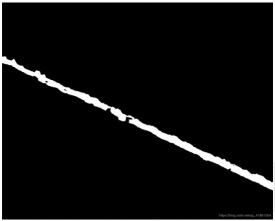
%> input picture homework3/test.jpg, 275 x 221 px
$ octave ran_img.m   (GNU Octave 9; MATLAB toolbox functions it lacks are replaced by stand-ins)
%> lines starting %> are read from the running program, lines starting %| are printed output that depends on the picture; in (x1, y1, x2, y2) boxes, pixels count from 0 and x2, y2 are one past the last pixel; in counts of white or black regions, pixels touching at a corner belong together; the program's own positions count from 1
img=imread('test.jpg');
%> img is the input picture: size 221x275x3 uint8; min 0, max 255, mean 16.2
%  拉普拉斯算子
filter=[0,1,0;1,-4,1;0,1,0];
% 算子大小
fsize=3;
flength = 1;
% 图像灰度转换
bwImg = double (rgb2gray(img));
[imgH,imgW]=size(bwImg);
%> imgH = 221; imgW = 275
p=1;
imshow(bwImg);
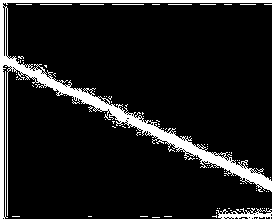
%> displayed picture: size 221x275, on the screen's scale of 0 to 255; 12.3% white; 85 white regions (80 under 20 px), largest, box (x1, y1, x2, y2) and area: (0, 0, 275, 221) 7067, (40, 4, 72, 5) 32, (112, 4, 144, 5) 32, (80, 4, 104, 5) 24, (168, 4, 192, 5) 24
% 处理图像，结果保存在gNewImg
for i=1+flength:imgH-flength
    for j=1+flength:imgW-flength
            temp = bwImg(i-flength:i+flength,j-flength:j+flength);
            newImg(i,j)=sum(sum(temp.*filter));
%             记录边缘点坐标
            if newImg(i,j) ~= 0
                x(p)=i;
                y(p)=j;
                p=p+1;
            end
    end
end
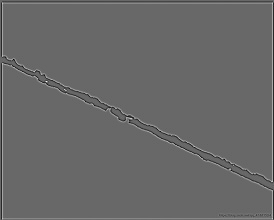
%> newImg: size 220x274 double; min -393, max 568, mean 0.6; drawn with min black and max white
%> after the loop, p = 10070
imshow(newImg);
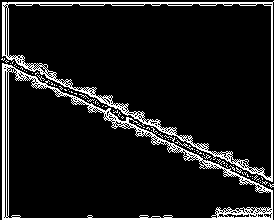
%> displayed picture: size 220x274, on the screen's scale of 0 to 255; 10.3% white in thin lines or dots
% 对于边缘点拟合曲线
data = [x' y']';
% 显示数据点
% figure;
% scatter(data(1,:),data(2,:));
hold on;
number = size(data,2);
%> number = 10069
k=0;
b=0;
% 最佳匹配的参数
sigma=1;
for i=1:100
% 随机选择两个点
    idx = randperm(number,2);
    sample = data(:,idx)
% 拟合直线方程 y=kx+b
    x = sample(1, :)
    y = sample(2, :);
% 直线斜率
    k=(y(1)-y(2))/(x(1)-x(2));
    b = y(1) - k*x(1);
    line = [k -1 b];
% 求每个数据到拟合直线的距离
    mask=abs(line*[data; ones(1,size(data,2))]);
% 计算数据距离直线小于一定阈值的数据的个数
    total=sum(mask<sigma);
% 找到符合拟合直线数据最多的拟合直线
    if total>25
        pretotal=total;
        bestline=line;
        % 最佳拟合的数据
        mask=abs(bestline*[data; ones(1,size(data,2))])<sigma;
        k=1;
        for i=1:length(mask)
            if mask(i)
                inliers(1,k) = data(1,i);
                k=k+1;
            end
        end

        % 绘制最佳匹配曲线
        k = -bestline(1)/bestline(2);
        b = -bestline(3)/bestline(2);
        x = min(inliers(1,:)):0.1:max(inliers(1,:));
        y = k*x + b;
        plot(x,y,'r');
    end
end
%> this loop made 100 passes
%> (total, pretotal, bestline) on passes 2, 3, 4, 7, 8, 10, 11, 12, 13, 14: (61, 61, [-0.806 -1 94.1]), (27, 27, [5.4 -1 -561]), (87, 87, [2.75 -1 -233.5]), (204, 204, [1.67 -1 -75.31]), (202, 202, [1.71 -1 -78.57]), (60, 60, [-0.853 -1 398.5]), (179, 179, [2.58 -1 -180.8]), (119, 119, [1.04 -1 26.39]), (50, 50, [-1.28 -1 257.4]), (34, 34, [4.61 -1 -385.7])
%> (line, total) on passes 1, 5, 6, 9, 15, 39: ([-10.9 -1 2079.9], 5), ([8.84 -1 -1047.2], 14), ([-2.96 -1 637.7], 24), ([-25 -1 5601], 4), ([-12.25 -1 2893.8], 12), ([-5.61 -1 1181], 12)
%> after the loop, bestline = [0.0267 -1 199.9]; inliers = 292 values, max 220 at index 59, min 2 at index 1, mean 162.6; pretotal = 60
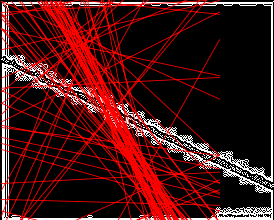
%> figure redrawn from the program's plot data
